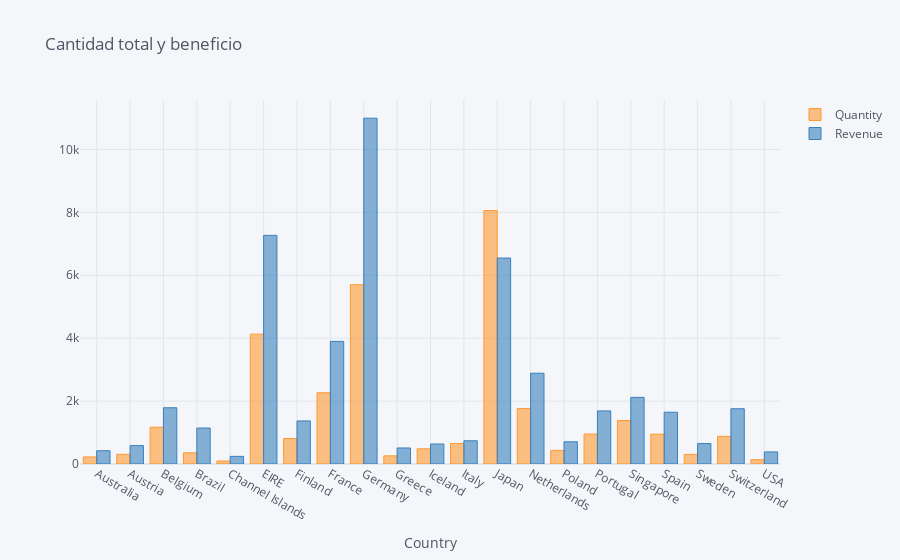

Here is the notebook cell this chart was saved with:
### Code cell
##data.iplot(kind='bar', xTitle='Country', title='Cantidad total y beneficio')

### Figure 1 — Plotly figure (JSON) as saved in the notebook; plotly's stock layout.template omitted (floating-point values rounded to 4 significant figures)
{"data": [{"marker": {"color": "rgba(255, 153, 51, 0.6)", "line": {"color": "rgba(255, 153, 51, 1.0)", "width": 1}}, "name": "Quantity", "orientation": "v", "text": "", "type": "bar", "x": ["Australia", "Austria", "Belgium", "Brazil", "Channel Islands", "EIRE", "Finland", "France", "Germany", "Greece", "Iceland", "Italy", "Japan", "Netherlands", "Poland", "Portugal", "Singapore", "Spain", "Sweden", "Switzerland", "USA"], "y": [224, 308, 1170, 356, 96, 4129, 810, 2265, 5702, 260, 483, 653, 8058, 1762, 432, 951, 1384, 948, 306, 878, 137]}, {"marker": {"color": "rgba(55, 128, 191, 0.6)", "line": {"color": "rgba(55, 128, 191, 1.0)", "width": 1}}, "name": "Revenue", "orientation": "v", "text": "", "type": "bar", "x": ["Australia", "Austria", "Belgium", "Brazil", "Channel Islands", "EIRE", "Finland", "France", "Germany", "Greece", "Iceland", "Italy", "Japan", "Netherlands", "Poland", "Portugal", "Singapore", "Spain", "Sweden", "Switzerland", "USA"], "y": [421.6, 584.8, 1788.0, 1144.0, 243, 7270.0, 1369.0, 3899.0, 10990.0, 509.7, 636.2, 737.8, 6548.0, 2887.0, 705.8, 1688.0, 2119.0, 1646.0, 649.1, 1757.0, 383.9]}], "layout": {"legend": {"bgcolor": "#F5F6F9", "font": {"color": "#4D5663"}}, "paper_bgcolor": "#F5F6F9", "plot_bgcolor": "#F5F6F9", "title": {"font": {"color": "#4D5663"}, "text": "Cantidad total y beneficio"}, "xaxis": {"gridcolor": "#E1E5ED", "showgrid": true, "tickfont": {"color": "#4D5663"}, "title": {"font": {"color": "#4D5663"}, "text": "Country"}, "zerolinecolor": "#E1E5ED"}, "yaxis": {"gridcolor": "#E1E5ED", "showgrid": true, "tickfont": {"color": "#4D5663"}, "title": {"font": {"color": "#4D5663"}, "text": ""}, "zerolinecolor": "#E1E5ED"}}}
